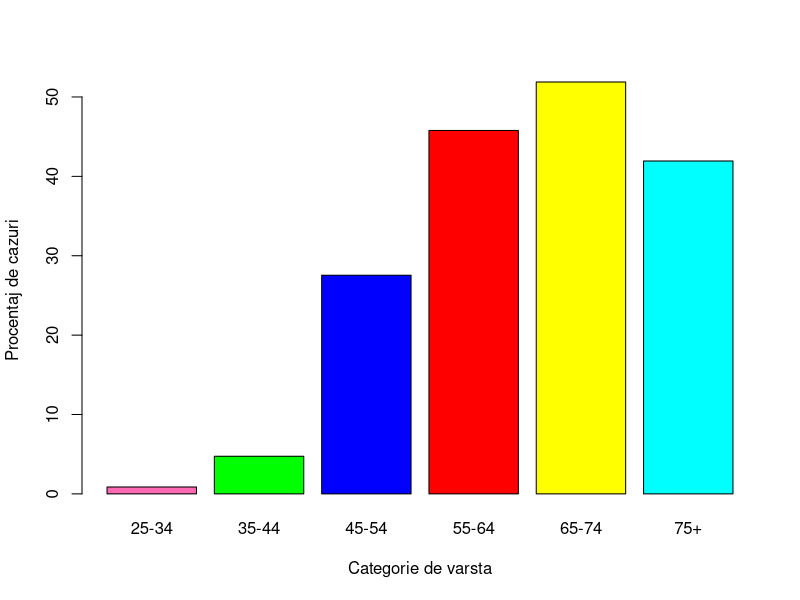
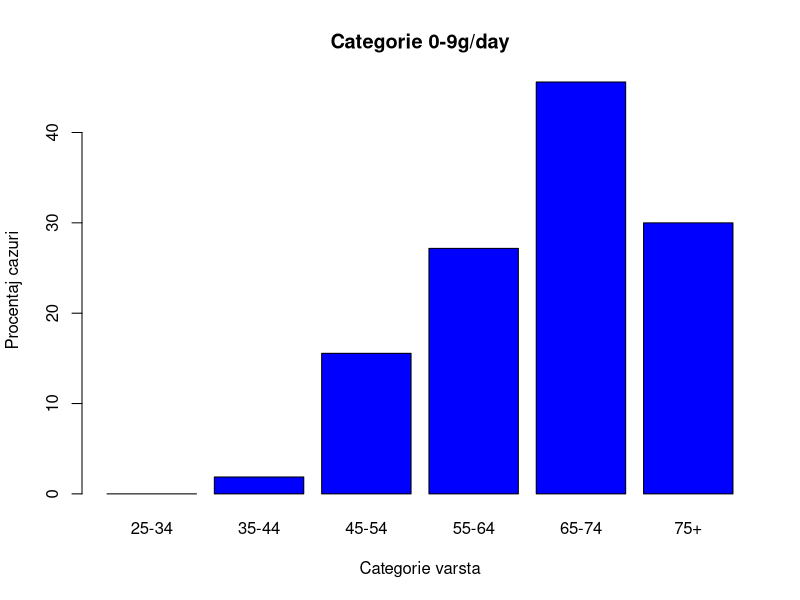
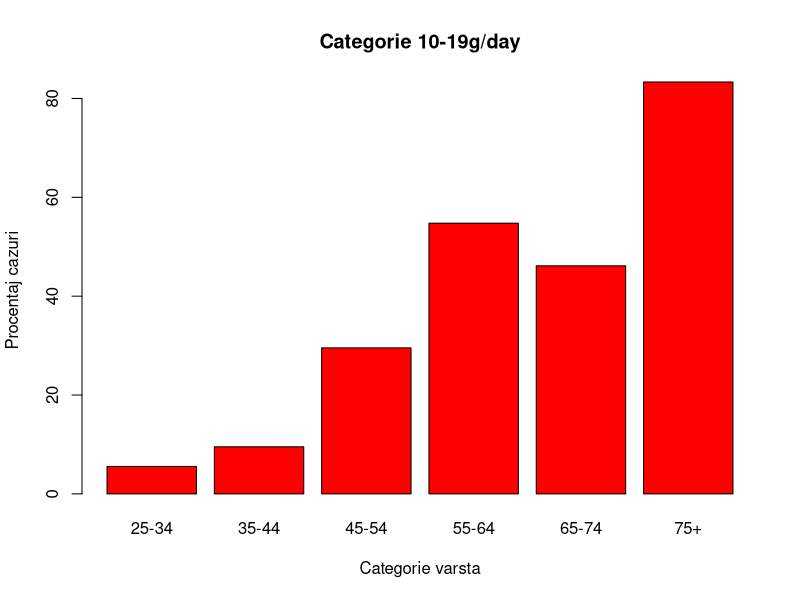
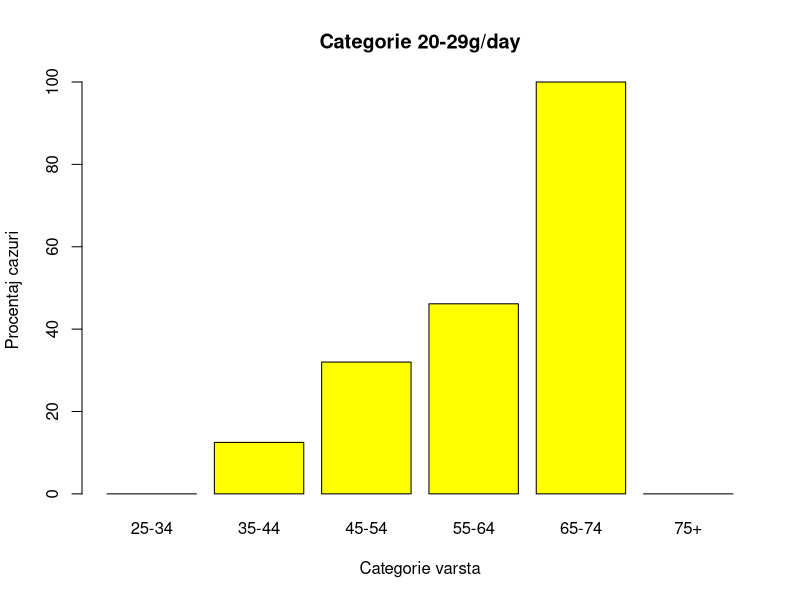
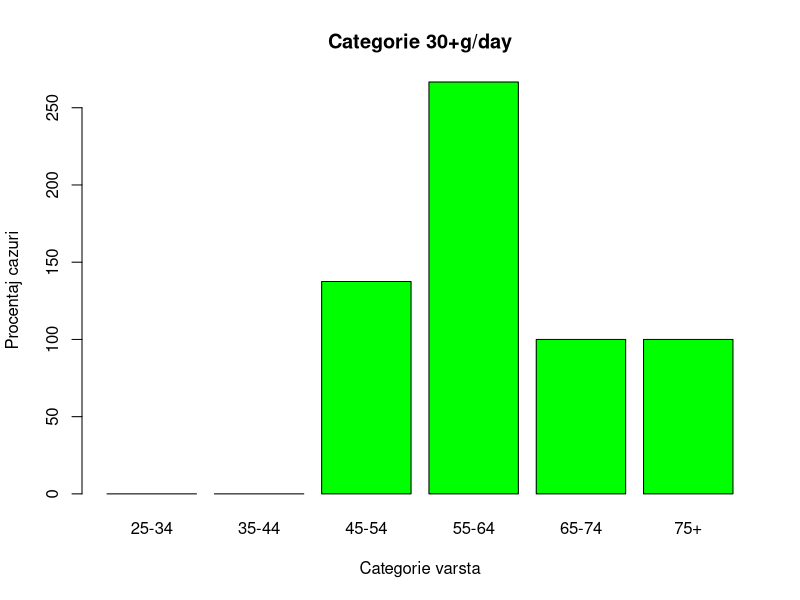
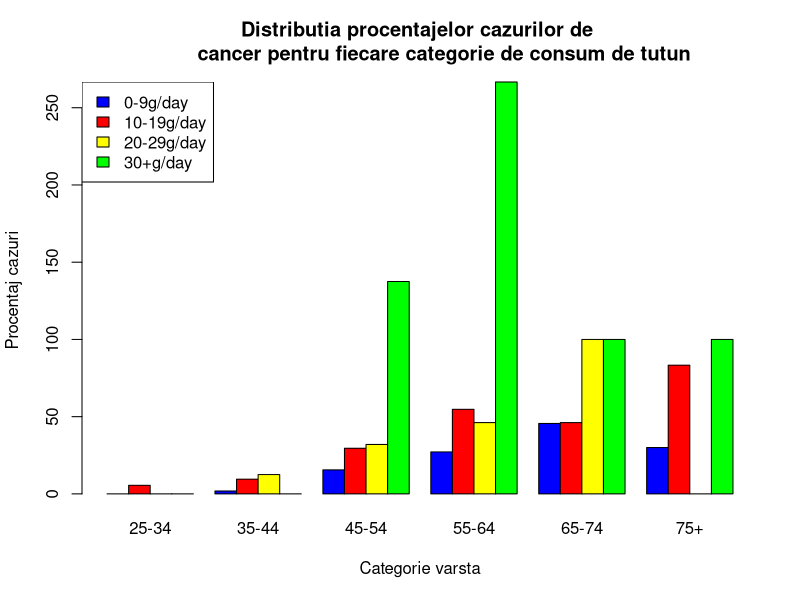

Generate these figures, in order, with R: (Note: this script raises an error after producing the figures.)
## ---- chunk 1
knitr::opts_chunk$set(echo = TRUE)
## ---- chunk 2
summary(esoph)
## ---- chunk 3
esoph[16:30,]
## ---- chunk 4
cases_by_age <- aggregate(esoph$ncases, by=list(agegp = esoph$agegp), FUN = sum)
cases_by_age
## ---- chunk 5
controls_by_age <- aggregate(esoph$ncontrols, by=list(agegp = esoph$agegp), FUN = sum)
controls_by_age
## ---- chunk 6
percentage_of_total <- cases_by_age$x * 100 / controls_by_age$x
## ---- chunk 7
vect_col <- c("hotpink", "green", "blue", "red", "yellow", "cyan")

barplot ( height = percentage_of_total,
          names.arg = cases_by_age$agegp,
          xlab = "Categorie de varsta",
          ylab = "Procentaj de cazuri",
          col = vect_col,
          )
## ---- chunk 8
tob1 <- subset(esoph, subset = tobgp == "0-9g/day")
head(tob1,10) 
## ---- chunk 9
cases_by_age_tobacco1 <- aggregate(cbind(ncases=tob1$ncases, ncontrols= tob1$ncontrols), by=list(interv_varsta = tob1$agegp), FUN=sum)
cases_by_age_tobacco1
## ---- chunk 10
proc_tob1 <- cases_by_age_tobacco1$ncases*100/cases_by_age_tobacco1$ncontrol
proc_tob1
## ---- chunk 11
barplot(proc_tob1,
        names.arg = cases_by_age$agegp,
        main = "Categorie 0-9g/day",
        xlab = "Categorie varsta",
        ylab = "Procentaj cazuri",
        col = "blue",
        beside=TRUE,
        )
## ---- chunk 12
tob2 <- subset(esoph, subset = tobgp == "10-19")
cases_by_age_tobacco2 <- aggregate(cbind(tob2$ncases, tob2$ncontrols), by=list(agegp = tob2$agegp), FUN=sum)
cases_by_age_tobacco2
proctb2 <- cases_by_age_tobacco2$V1*100/cases_by_age_tobacco2$V2
proctb2

tob3 <- subset(esoph, subset = tobgp == "20-29")
cases_by_age_tobacco3 <- aggregate(cbind(tob3$ncases, tob3$ncontrols), by=list(agegp = tob3$agegp), FUN=sum)
cases_by_age_tobacco3
proctb3 <- cases_by_age_tobacco3$V1*100/cases_by_age_tobacco3$V2
proctb3
tob4 <- subset(esoph, subset = tobgp == "30+")
cases_by_age_tobacco4 <- aggregate(cbind(tob4$ncases, tob4$ncontrols), by=list(agegp = tob4$agegp), FUN=sum)
cases_by_age_tobacco4
proctb4 <- cases_by_age_tobacco4$V1*100/cases_by_age_tobacco4$V2
proctb4
## ---- chunk 13
barplot(proctb2,
        names.arg = cases_by_age$agegp,
        main = "Categorie 10-19g/day",
        xlab = "Categorie varsta",
        ylab = "Procentaj cazuri",
        col = "red",
        beside=TRUE,
        )
barplot(proctb3,
        names.arg = cases_by_age$agegp,
        main = "Categorie 20-29g/day",
        xlab = "Categorie varsta",
        ylab = "Procentaj cazuri",
        col = "yellow",
        beside=TRUE,
        )
barplot(proctb4,
        names.arg = cases_by_age$agegp,
        main = "Categorie 30+g/day",
        xlab = "Categorie varsta",
        ylab = "Procentaj cazuri",
        col = "green",
        beside=TRUE,
        )
## ---- chunk 14
tob_t <- cbind("0-9"=proc_tob1, "10-19"=proctb2, "20-29"=proctb3, "30+"=proctb4)
tob_t
## ---- chunk 15
vect_col4 <- c("blue", "red", "yellow", "green")
barplot(t(tob_t),
        main = "Distributia procentajelor cazurilor de 
        cancer pentru fiecare categorie de consum de tutun",
        names.arg = cases_by_age$agegp,
        xlab = "Categorie varsta",
        ylab = "Procentaj cazuri",
        col = vect_col4,
        beside=TRUE,
        )
legend("topleft", legend=c("0-9g/day","10-19g/day","20-29g/day","30+g/day"), fill=vect_col4)
## ---- chunk 16
alc1 <- subset(esoph, subset = alcgp == "0-39g/day")
cases_by_age_alcohol1 <- aggregate(cbind(alc1$ncases, alc1$ncontrols), by=list(agegp = alc1$agegp), FUN=sum)
cases_by_age_alcohol1
procalc1 <- cases_by_age_alcohol1$V1*100/cases_by_age_alcohol1$V2
procalc1

alc2 <- subset(esoph, subset = alcgp == "40-79")
cases_by_age_alcohol2 <- aggregate(cbind(alc2$ncases, alc2$ncontrols), by=list(agegp = alc2$agegp), FUN=sum)
cases_by_age_alcohol2
procalc2 <- cases_by_age_alcohol2$V1*100/cases_by_age_alcohol2$V2
procalc2

alc3 <- subset(esoph, subset = alcgp == "80-119")
cases_by_age_alcohol3 <- aggregate(cbind(alc3$ncases, alc3$ncontrols), by=list(agegp = alc3$agegp), FUN=sum)
cases_by_age_alcohol3
procalc3 <- cases_by_age_alcohol3$V1*100/cases_by_age_alcohol3$V2
procalc3

alc4 <- subset(esoph, subset = alcgp == "120+")
cases_by_age_alcohol4 <- aggregate(cbind(alc4$ncases, alc4$ncontrols), by=list(agegp = alc4$agegp), FUN=sum)
cases_by_age_alcohol4
procalc4 <- cases_by_age_alcohol4$V1*100/cases_by_age_alcohol4$V2
procalc4

#-------------------------------------------------------------------------------------
alc_t <- cbind("0-39"=procalc1, "40-79"=procalc2, "80-119"=procalc3, "120+"=procalc4)
vect_col5 <- c("blue", "red", "yellow", "green")
barplot(t(alc_t),
        main = "Distributia procentajelor cazurilor de 
        cancer pentru fiecare categorie de consum de alcool",
        names.arg = cases_by_age$agegp,
        xlab = "Categorie varsta",
        ylab = "Procentaj cazuri",
        col = vect_col5,
        beside=TRUE,
)
legend("topleft", legend=c("0-39g/day","40-79g/day","80-119g/day", "120+g/day"), fill=vect_col4)
## ---- chunk 17
probabilitate <- function (age, alc, tob)
{
  if(age<25)
  {
    stop("Varsta minima este 25")
  }
  if(age>=25&&age<=34)
  {
    vage <- subset(esoph, subset = agegp == "25-34")
  }
  if(age>=35&&age<=44)
  {
    vage <- subset(esoph, subset = agegp == "35-44")
  }
  if(age>=45&&age<=54)
  {
    vage <- subset(esoph, subset = agegp == "45-54")
  }
  if(age>=55&&age<=64)
  {
    vage <- subset(esoph, subset = agegp == "55-64")
  }
  if(age>=65&&age<=74)
  {
    vage <- subset(esoph, subset = agegp == "65-74")
  }
  if(age>=75)
  {
    vage <- subset(esoph, subset = agegp == "75+")
  }
  
  
  if(alc<0)
  {
    stop("Cantatitea de alcool nu poate fi negativa")
  }
  if(alc>=0&&alc<=39)
  {
    valc <- subset(vage, subset = alcgp == "0-39g/day")
  }
  if(alc>=40&&alc<=79)
  {
    valc <- subset(vage, subset = alcgp == "40-79")
  }
  if(alc>=80&&alc<=119)
  {
    valc <- subset(vage, subset = alcgp == "80-119")
  }
  if(alc>=120)
  {
    valc <- subset(vage, subset = alcgp == "120+")
  }
  
  if(tob<0)
  {
    stop("Cantatitea de tutun nu poate fi negativa")
  }
  if(tob>=0&&tob<=0)
  {
    vtob <- subset(valc, subset = tobgp == "0-9g/day")
  }
  if(tob>=10&&tob<=19)
  {
    vtob <- subset(valc, subset = tobgp == "10-19")
  }
  if(tob>=20&&tob<=29)
  {
    vtob <- subset(valc, subset = tobgp == "20-29")
  }
  if(tob>=30)
  {
    vtob <- subset(valc, subset = tobgp == "30+")
  }
  if(length(vtob$ncases)>0)
  {
    controlsage <- sum(vage$ncontrols)
    result <- vtob$ncases*100/controlsage
    return(result)
  }
  else
  {
    warning("Nu exista memorata combinatia de valori")
  }
} 
## ---- chunk 18
probabilitate(64, 100, 18)
